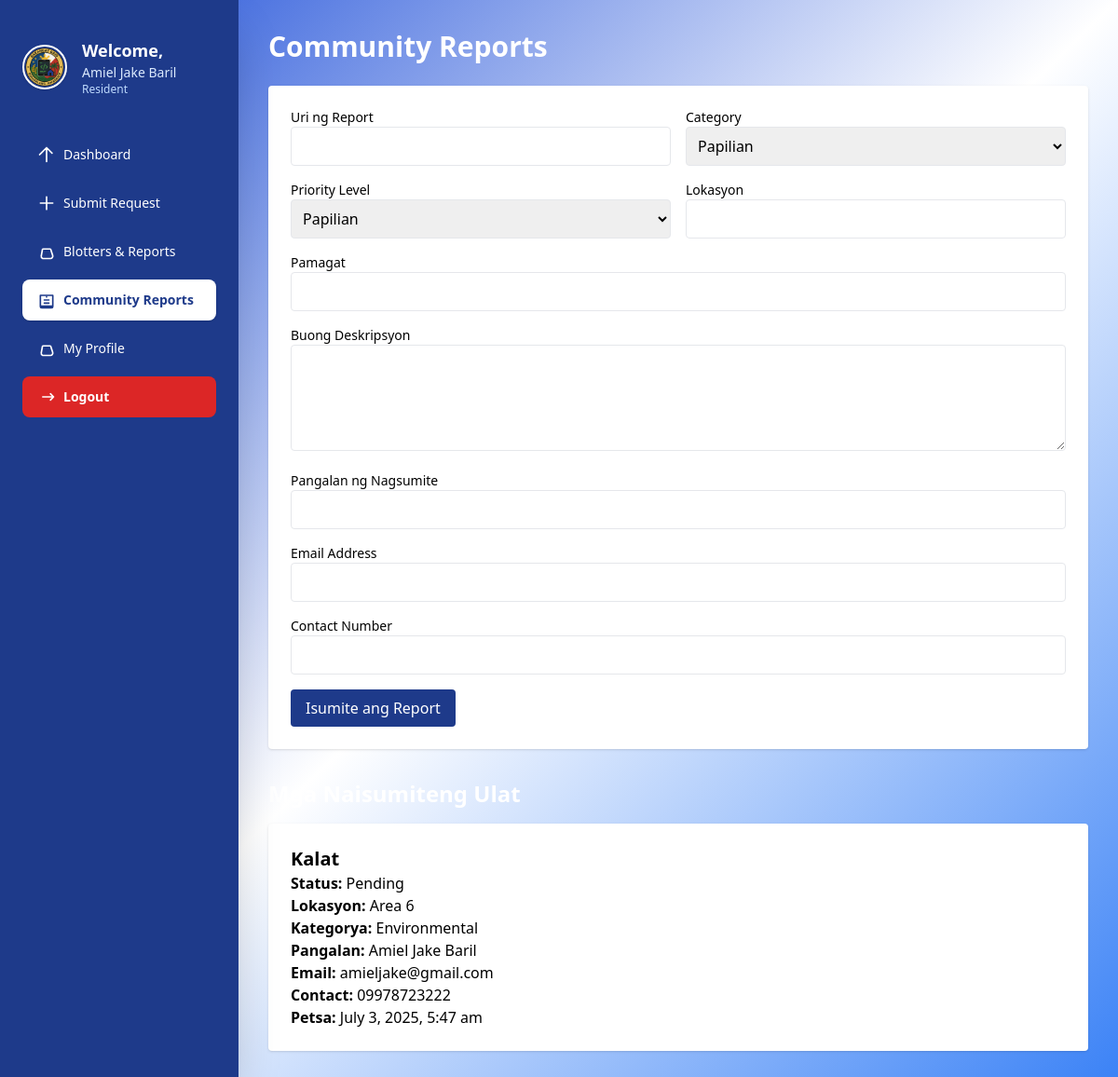
Screenshot of /resident/community_reports.php (signed in) with the database file from the repository.
### tables this page shows
CREATE TABLE `community_reports` (
  `report_id` int(11) NOT NULL,
  `user_id` int(11) NOT NULL,
  `report_type` varchar(255) DEFAULT NULL,
  `category` varchar(255) DEFAULT NULL,
  `priority_level` varchar(50) DEFAULT NULL,
  `location` varchar(255) DEFAULT NULL,
  `title` varchar(255) DEFAULT NULL,
  `description` text DEFAULT NULL,
  `evidence` text DEFAULT NULL,
  `status` varchar(50) DEFAULT 'Pending',
  `action_taken` text DEFAULT NULL,
  `action_date` date DEFAULT NULL,
  `people_involved` text DEFAULT NULL,
  `recommendations` text DEFAULT NULL,
  `created_at` timestamp NOT NULL DEFAULT current_timestamp(),
  `updated_at` timestamp NOT NULL DEFAULT current_timestamp() ON UPDATE current_timestamp(),
  `submitter_name` varchar(255) DEFAULT NULL,
  `submitter_email` varchar(255) DEFAULT NULL,
  `submitter_contact` varchar(15) DEFAULT NULL,
  `submitter_type` varchar(50) DEFAULT 'Resident'
);

### resident/community_reports.php (the view, shortened to what this page needs)
<?php
$conn = new mysqli("localhost:3307", "root", "", "barangay_management_system");
?>
<!DOCTYPE html>
<html lang="en">
<head>
  <script src="https://cdn.tailwindcss.com"></script>
</head>
<body class="bg-gradient-to-br from-blue-700 via-white to-blue-500">
<div id="sidebar">
  <?php include 'sidebar.php'; ?>
</div>
<div id="main-content" class="p-8">
  <div class="flex items-center justify-between mb-6">
    <h1 class="text-3xl font-bold text-white">Community Reports</h1>
  </div>
  <form method="POST" class="bg-white p-6 rounded shadow mb-8">
    <div class="grid grid-cols-2 gap-4">
      <div>
        <label class="block text-sm font-medium">Uri ng Report</label>
        <input type="text" name="report_type" class="w-full border p-2 rounded" required />
      </div>
      <div>
        <label class="block text-sm font-medium">Category</label>
        <select name="category" class="w-full border p-2 rounded" required>
          <option value="">Papilian</option>
        </select>
      </div>
      <div>
        <label class="block text-sm font-medium">Priority Level</label>
        <select name="priority_level" class="w-full border p-2 rounded" required>
          <option value="">Papilian</option>
        </select>
      </div>
      <div>
        <label class="block text-sm font-medium">Lokasyon</label>
        <input type="text" name="location" class="w-full border p-2 rounded" required />
      </div>
      <div class="col-span-2">
        <label class="block text-sm font-medium">Pamagat</label>
        <input type="text" name="title" class="w-full border p-2 rounded" required />
      </div>
      <div class="col-span-2">
        <label class="block text-sm font-medium">Buong Deskripsyon</label>
        <textarea name="description" rows="4" class="w-full border p-2 rounded"></textarea>
      </div>
      <div class="col-span-2">
        <label class="block text-sm font-medium">Pangalan ng Nagsumite</label>
        <input type="text" name="submitter_name" class="w-full border p-2 rounded" required />
      </div>
      <div class="col-span-2">
        <label class="block text-sm font-medium">Email Address</label>
        <input type="email" name="submitter_email" class="w-full border p-2 rounded" required />
      </div>
      <div class="col-span-2">
        <label class="block text-sm font-medium">Contact Number</label>
        <input type="text" name="submitter_contact" class="w-full border p-2 rounded" required />
      </div>
      <div class="col-span-2">
        <button type="submit" name="submit_report" class="bg-primary text-white px-4 py-2 rounded hover:bg-blue-800">
          Isumite ang Report
        </button>
      </div>
    </div>
  </form>
  <h2 class="text-2xl font-semibold text-white mb-4">Mga Naisumiteng Ulat</h2>
  <?php
  $user_id = $_SESSION['user_id'];
  $result = $conn->query("SELECT * FROM community_reports WHERE user_id = $user_id ORDER BY created_at DESC");
  if ($result->num_rows === 0) {
    echo '<p class="text-gray-700">Wala pang ulat na naisumite.</p>';
  } else {
    echo '<div class="space-y-6">';
    while ($row = $result->fetch_assoc()) {
      echo '<div class="bg-white p-6 rounded shadow">';
      echo "<h3 class='text-xl font-bold'>{$row['title']}</h3>";
      echo "<p><strong>Status:</strong> {$row['status']}</p>";
      echo "<p><strong>Lokasyon:</strong> {$row['location']}</p>";
      echo "<p><strong>Kategorya:</strong> {$row['category']}</p>";
      echo "<p><strong>Pangalan:</strong> {$row['submitter_name']}</p>";
      echo "<p><strong>Email:</strong> {$row['submitter_email']}</p>";
      echo "<p><strong>Contact:</strong> {$row['submitter_contact']}</p>";
      echo "<p><strong>Petsa:</strong> " . date("F j, Y, g:i a", strtotime($row['created_at'])) . "</p>";
      echo '</div>';
    }
    echo '</div>';
  }
  ?>
</div>
</body>
</html>

### resident/community_reports.php (style rules this page uses)
#sidebar { position: fixed; top: 0; left: 0; height: 100vh; width: 16rem; overflow-y: auto; z-index: 50; }
#main-content { margin-left: 16rem; height: 100vh; overflow-y: auto; }

### rows the page displays
community_reports: title "Kalat", status "Pending", location "Area 6", category "Environmental", submitter_name "Amiel Jake Baril", submitter_email "amieljake@gmail.com", submitter_contact "09978723222", created_at "July 3, 2025, 5:47 am"

### other values shown
$_SESSION['full_name'] "Amiel Jake Baril"
